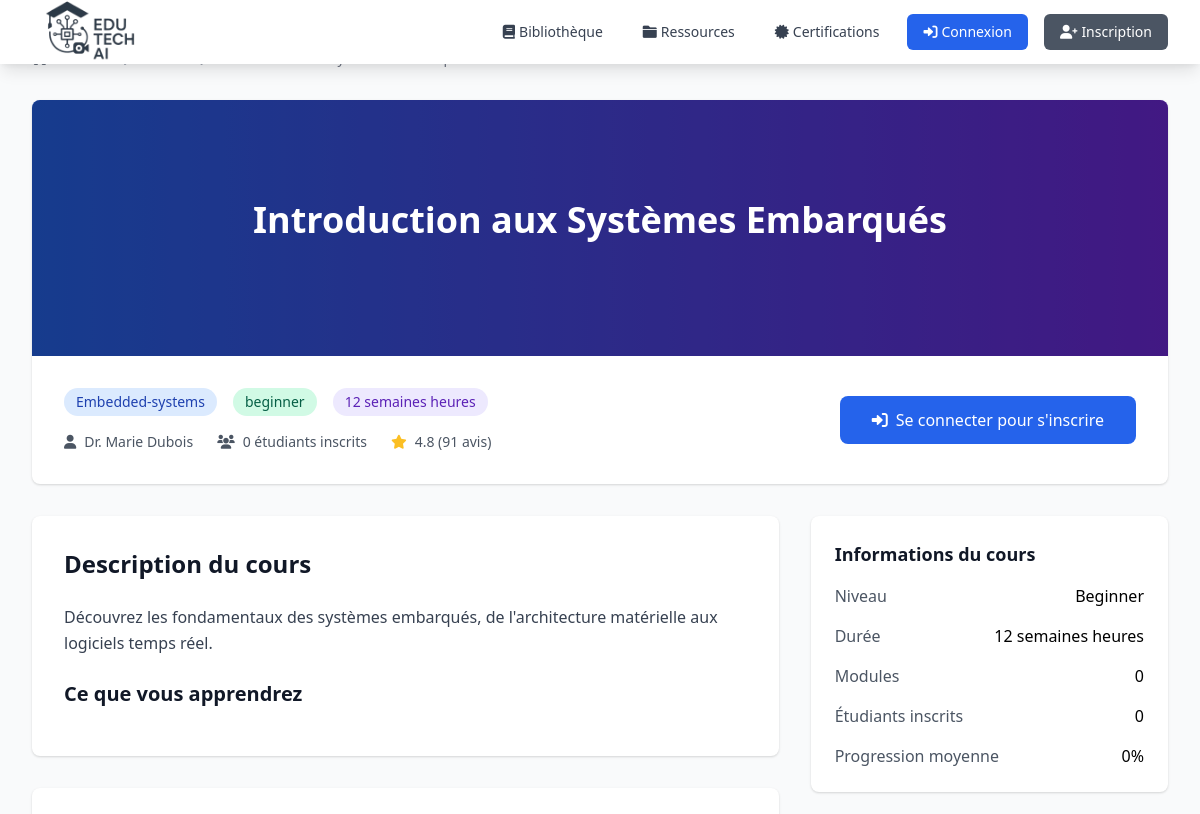
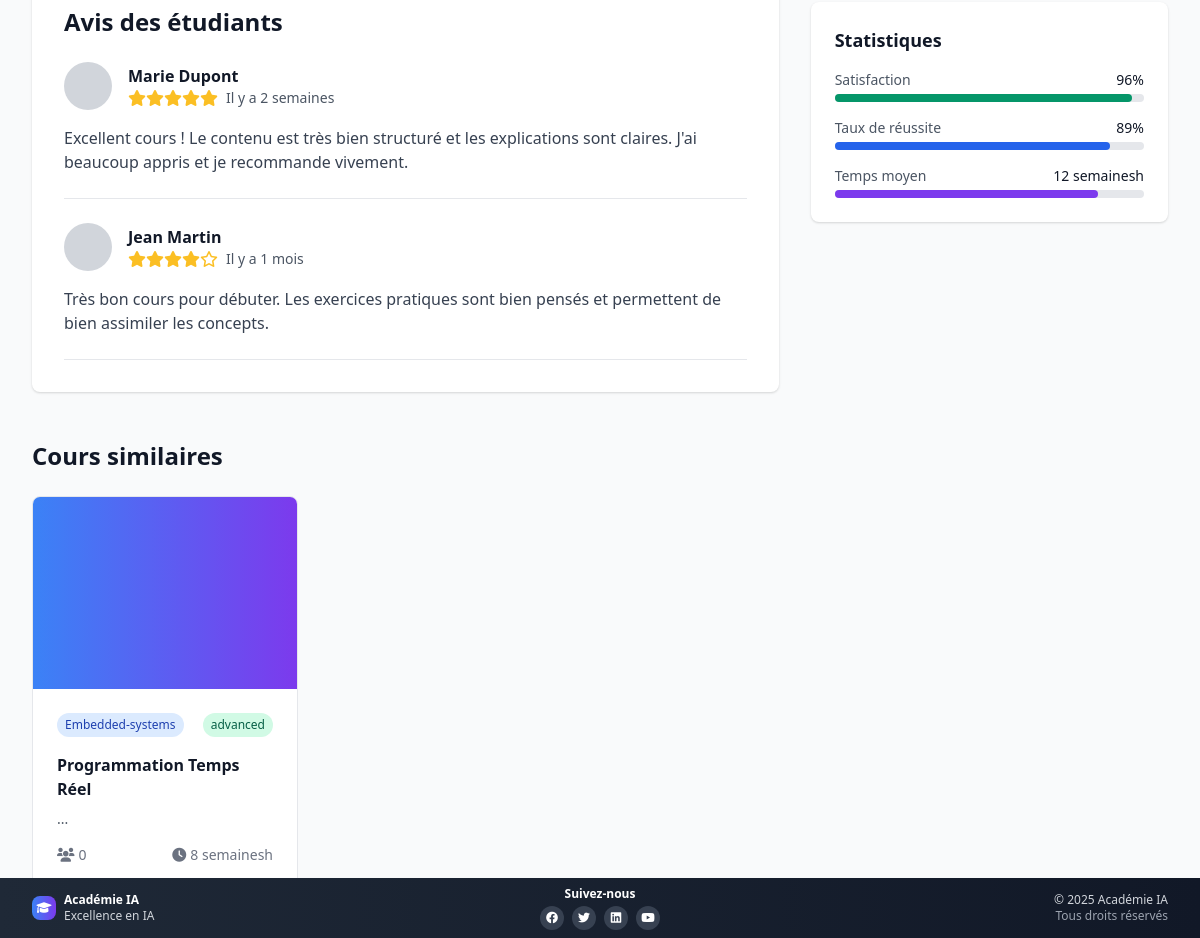
The app's page /course.php?id=1 with its own data (2 pictures, top to bottom).
### tables this page shows
CREATE TABLE courses (
    id INT AUTO_INCREMENT PRIMARY KEY,
    title VARCHAR(255) NOT NULL,
    description TEXT,
    instructor VARCHAR(255) NOT NULL,
    duration VARCHAR(100) NOT NULL,
    level ENUM('beginner', 'intermediate', 'advanced') DEFAULT 'intermediate',
    category ENUM('embedded-systems', 'artificial-intelligence', 'machine-learning', 'deep-learning', 'software-engineering') NOT NULL,
    enrolled_students INT DEFAULT 0,
    modules_count INT DEFAULT 0,
    image_url VARCHAR(255),
    is_active BOOLEAN DEFAULT TRUE,
    created_at TIMESTAMP DEFAULT CURRENT_TIMESTAMP,
    updated_at TIMESTAMP DEFAULT CURRENT_TIMESTAMP ON UPDATE CURRENT_TIMESTAMP
);

### course.php (the view, shortened to what the rows shown need)
<?php
$courseId = isset($_GET['id']) ? (int)$_GET['id'] : 0;
function getCourseWithDetails($courseId) {
    $pdo = getDB();
    $stmt = $pdo->prepare("
        SELECT c.*,
               COUNT(DISTINCT ce.user_id) as enrolled_students,
               AVG(ce.progress) as avg_progress
        FROM courses c
        LEFT JOIN course_enrollments ce ON c.id = ce.course_id
        WHERE c.id = ? AND c.is_active = TRUE
        GROUP BY c.id
    ");
    $stmt->execute([$courseId]);
    return $stmt->fetch();
}
function getSimilarCourses($courseId, $category, $limit = 4) {
    $pdo = getDB();
    $stmt = $pdo->prepare("
        SELECT c.*, COUNT(DISTINCT ce.user_id) as enrolled_students
        FROM courses c
        LEFT JOIN course_enrollments ce ON c.id = ce.course_id
        WHERE c.id != ? AND c.category = ? AND c.is_active = TRUE
        GROUP BY c.id
        ORDER BY c.created_at DESC
        LIMIT ?
    ");
    $stmt->execute([$courseId, $category, $limit]);
    return $stmt->fetchAll();
}
$course = getCourseWithDetails($courseId);
$similarCourses = getSimilarCourses($courseId, $course['category']);
?>
<!DOCTYPE html>
<html lang="fr">
<head>
    <link href="https://cdn.jsdelivr.net/npm/tailwindcss@2.2.19/dist/tailwind.min.css" rel="stylesheet">
    <link href="https://cdnjs.cloudflare.com/ajax/libs/font-awesome/6.0.0/css/all.min.css" rel="stylesheet">
</head>
<body class="bg-gray-50">
    <main class="max-w-7xl mx-auto py-6 sm:px-6 lg:px-8">
        <div class="px-4 py-6 sm:px-0">
            <div class="bg-white shadow rounded-lg overflow-hidden mb-8">
                <div class="relative h-64 bg-gradient-to-r from-blue-600 to-purple-700">
                    <div class="relative h-full flex items-center justify-center">
                        <div class="text-center text-white">
                            <h1 class="text-4xl font-bold mb-4"><?php echo htmlspecialchars($course['title']); ?></h1>
                        </div>
                    </div>
                </div>
                <div class="p-8">
                    <div class="flex flex-col lg:flex-row lg:items-center lg:justify-between">
                        <div class="flex-1">
                            <div class="flex items-center space-x-4 mb-4">
                                <span class="px-3 py-1 text-sm font-medium rounded-full bg-blue-100 text-blue-800">
                                    <?php echo ucfirst($course['category']); ?>
                                </span>
                                <span class="px-3 py-1 text-sm font-medium rounded-full bg-green-100 text-green-800">
                                    <?php echo $course['level']; ?>
                                </span>
                                <span class="px-3 py-1 text-sm font-medium rounded-full bg-purple-100 text-purple-800">
                                    <?php echo $course['duration']; ?> heures
                                </span>
                            </div>
                            <div class="flex items-center space-x-6 text-sm text-gray-600">
                                <span class="flex items-center">
                                    <i class="fas fa-user mr-2"></i>
                                    <?php echo htmlspecialchars($course['instructor']); ?>
                                </span>
                                <span class="flex items-center">
                                    <i class="fas fa-users mr-2"></i>
                                    <?php echo $course['enrolled_students']; ?> étudiants inscrits
                                </span>
                                <span class="flex items-center">
                                    <i class="fas fa-star mr-2 text-yellow-400"></i>
                                    4.8 (<?php echo rand(50, 200); ?> avis)
                                </span>
                            </div>
                        </div>
                    </div>
                </div>
            </div>
            <div class="grid grid-cols-1 lg:grid-cols-3 gap-8">
                <div class="lg:col-span-2">
                    <div class="bg-white shadow rounded-lg p-8 mb-8">
                        <h2 class="text-2xl font-bold text-gray-900 mb-6">Description du cours</h2>
                        <div class="prose max-w-none">
                            <p class="text-gray-700 leading-relaxed mb-6">
                                <?php echo nl2br(htmlspecialchars($course['description'])); ?>
                            </p>
                            <h3 class="text-xl font-semibold text-gray-900 mb-4">Ce que vous apprendrez</h3>
                        </div>
                    </div>
                    <div class="bg-white shadow rounded-lg p-8">
                        <h2 class="text-2xl font-bold text-gray-900 mb-6">Avis des étudiants</h2>
                    </div>
                </div>
                <div class="lg:col-span-1">
                    <div class="bg-white shadow rounded-lg p-6 mb-6">
                        <div class="space-y-4">
                            <div class="flex justify-between">
                                <span class="text-gray-600">Niveau</span>
                                <span class="font-medium"><?php echo ucfirst($course['level']); ?></span>
                            </div>
                            <div class="flex justify-between">
                                <span class="text-gray-600">Durée</span>
                                <span class="font-medium"><?php echo $course['duration']; ?> heures</span>
                            </div>
                        </div>
                    </div>
                    <div class="bg-white shadow rounded-lg p-6">
                        <div class="space-y-4">
                            <div>
                                <div class="flex justify-between text-sm mb-1">
                                    <span class="text-gray-600">Temps moyen</span>
                                    <span class="text-gray-900"><?php echo $course['duration']; ?>h</span>
                                </div>
                            </div>
                        </div>
                    </div>
                </div>
            </div>
            <?php if (!empty($similarCourses)): ?>
            <div class="mt-12">
                <h2 class="text-2xl font-bold text-gray-900 mb-6">Cours similaires</h2>
                <div class="grid grid-cols-1 md:grid-cols-2 lg:grid-cols-4 gap-6">
                    <?php foreach ($similarCourses as $similar): ?>
                    <div class="bg-white border border-gray-200 rounded-lg overflow-hidden hover:shadow-lg transition-shadow duration-200">
                        <div class="h-48 bg-gradient-to-r from-blue-500 to-purple-600"></div>
                        <div class="p-6">
                            <div class="flex items-center justify-between mb-4">
                                <span class="px-2 py-1 text-xs font-medium rounded-full bg-blue-100 text-blue-800">
                                    <?php echo ucfirst($similar['category']); ?>
                                </span>
                                <span class="px-2 py-1 text-xs font-medium rounded-full bg-green-100 text-green-800">
                                    <?php echo $similar['level']; ?>
                                </span>
                            </div>
                            <h3 class="font-semibold text-gray-900 mb-2">
                                <a href="course.php?id=<?php echo $similar['id']; ?>" class="hover:text-blue-600">
                                    <?php echo htmlspecialchars($similar['title']); ?>
                                </a>
                            </h3>
                            <p class="text-gray-600 text-sm mb-4">
                                <?php echo htmlspecialchars(substr($similar['subtitle'], 0, 80)) . '...'; ?>
                            </p>
                            <div class="flex items-center justify-between text-sm text-gray-500">
                                <span><i class="fas fa-users mr-1"></i><?php echo $similar['enrolled_students']; ?></span>
                                <span><i class="fas fa-clock mr-1"></i><?php echo $similar['duration']; ?>h</span>
                            </div>
                        </div>
                    </div>
                    <?php endforeach; ?>
                </div>
            </div>
            <?php endif; ?>
        </div>
    </main>
</body>
</html>

### records on screen
courses: title "Introduction aux Systèmes Embarqués", category "Embedded-systems", level "beginner", duration "12 semaines", instructor "Dr. Marie Dubois", description "Découvrez les fondamentaux des systèmes embarqués, de l'architecture matérielle aux logiciels temps réel.", level "Beginner"
courses: category "Embedded-systems", level "advanced", title "Programmation Temps Réel", enrolled_students "0", duration "8 semaines"

### other values on screen
$course['enrolled_students'] "0"
count($modules) "0"
$course['avg_progress'] "0"
